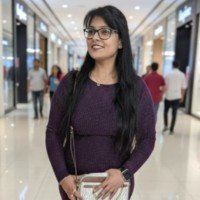
#> input picture src/profile_photo.png, 200 x 200 px, given in place of profile_photo.jpg, which was not available
$ python branded_footer.py
#> lines starting #> are read from the running program, lines starting #| are printed output that depends on the picture; after the words box and inside, x2 and y2 are one past the last pixel; in counts of white or black regions, pixels touching at a corner belong together; pictures that were not available may be replaced by others from this repository, and a replacement may not be noted
"""
branded_footer.py
=================
Adds a professional branded footer to diagram images.
Style: profile circle photo | Bold Name | tagline (2 lines) || Follow CTA
"""

import io
import os
from PIL import Image, ImageDraw, ImageFont

# ── Branding config ───────────────────────────────────────────────────────────

DEFAULT_AUTHOR   = "Komal Batra"
DEFAULT_TAGLINE  = "Microsoft Engineer · Turning AI Research into Production Reality"
DEFAULT_CTA      = "Follow for more AI & Engineering content"

# Split tagline into two balanced lines for better readability
TAGLINE_LINE1    = "Microsoft Engineer"
TAGLINE_LINE2    = "Turning AI Research into Production Reality"

# Colours
FOOTER_BG           = (235, 237, 255)
FOOTER_BORDER_TOP   = (99,  102, 241)
AVATAR_BG           = (99,  102, 241)
AVATAR_TEXT_COLOR   = (255, 255, 255)
NAME_COLOR          = (17,  24,  39)
TAGLINE_COLOR_1     = (99,  102, 241)   # indigo for line 1 (Microsoft Engineer)
TAGLINE_COLOR_2     = (75,  85,  99)    # grey for line 2
CTA_COLOR           = (99,  102, 241)
DIVIDER_COLOR       = (209, 213, 219)

_HERE = os.path.dirname(os.path.abspath(__file__))
PROFILE_PHOTO_CANDIDATES = [
    os.path.join(_HERE, "profile_photo.jpg"),
    os.path.join(_HERE, "profile_photo.png"),
    os.path.join(_HERE, "profile_photo.webp"),
]

# ── Font loader ───────────────────────────────────────────────────────────────

def _load_font(size, bold=False):
    candidates = (
        [
            "/usr/share/fonts/truetype/dejavu/DejaVuSans-Bold.ttf",
            "/usr/share/fonts/truetype/liberation/LiberationSans-Bold.ttf",
            "C:\\Windows\\Fonts\\segoeuib.ttf",
            "C:\\Windows\\Fonts\\arialbd.ttf",
        ]
        if bold else [
            "/usr/share/fonts/truetype/dejavu/DejaVuSans.ttf",
            "/usr/share/fonts/truetype/liberation/LiberationSans-Regular.ttf",
            "C:\\Windows\\Fonts\\segoeui.ttf",
            "C:\\Windows\\Fonts\\arial.ttf",
        ]
    )
    for path in candidates:
        try:
            return ImageFont.truetype(path, size)
        except Exception:
            pass
    return ImageFont.load_default()


# ── Profile photo loader ──────────────────────────────────────────────────────

def _load_profile_photo(diameter):
    for path in PROFILE_PHOTO_CANDIDATES:
        if os.path.exists(path):
            try:
                photo = Image.open(path).convert("RGBA")
                w, h  = photo.size
                side  = min(w, h)
                left  = (w - side) // 2
                top   = (h - side) // 2
                photo = photo.crop((left, top, left + side, top + side))
                photo = photo.resize((diameter, diameter), Image.LANCZOS)
                return photo
            except Exception:
                pass
    return None


def _paste_circle(canvas, image_rgba, cx, cy, r):
    diameter = r * 2
    mask = Image.new("L", (diameter, diameter), 0)
    ImageDraw.Draw(mask).ellipse([0, 0, diameter, diameter], fill=255)
    rgb = Image.new("RGB", (diameter, diameter), (255, 255, 255))
    if image_rgba.mode == "RGBA":
        rgb.paste(image_rgba.convert("RGB"), mask=image_rgba.split()[3])
    else:
        rgb.paste(image_rgba.convert("RGB"))
    canvas.paste(rgb, (cx - r, cy - r), mask)


def _draw_avatar(canvas, draw, cx, cy, r, name):
    # Glow ring
    draw.ellipse([cx-r-3, cy-r-3, cx+r+3, cy+r+3], fill=(179, 184, 255))
    # White border
    draw.ellipse([cx-r-1, cy-r-1, cx+r+1, cy+r+1], fill=(255, 255, 255))

    photo = _load_profile_photo(r * 2)
    if photo:
        _paste_circle(canvas, photo, cx, cy, r)
    else:
        draw.ellipse([cx-r, cy-r, cx+r, cy+r], fill=AVATAR_BG)
        initials = "".join(w[0].upper() for w in name.split()[:2])
        font = _load_font(max(12, r // 2), bold=True)
        bb   = draw.textbbox((0, 0), initials, font=font)
        draw.text(
            (cx - (bb[2]-bb[0])//2, cy - (bb[3]-bb[1])//2),
            initials, font=font, fill=AVATAR_TEXT_COLOR,
        )


# ── Main public function ──────────────────────────────────────────────────────

def add_branded_footer(
    img,
    author_name=DEFAULT_AUTHOR,
    tagline=DEFAULT_TAGLINE,
    cta=DEFAULT_CTA,
):
    width, height = img.size

    # Taller footer to give text room to breathe — min 90px
    footer_h = max(90, min(130, int(height * 0.12)))
    avatar_r = footer_h // 2 - 10

    # Font sizes — generous so nothing gets compressed
    name_fs  = max(18, int(width * 0.024))
    tag1_fs  = max(13, int(width * 0.016))   # "Microsoft Engineer" — slightly larger
    tag2_fs  = max(12, int(width * 0.014))   # full tagline line 2
    cta_fs   = max(12, int(width * 0.015))

    out  = Image.new("RGB", (width, height + footer_h), FOOTER_BG)
    out.paste(img, (0, 0))
    draw = ImageDraw.Draw(out)

    # Top accent border
    draw.rectangle([(0, height), (width, height + 4)], fill=FOOTER_BORDER_TOP)

    # ── Avatar ────────────────────────────────────────────────────────────────
    pad_left  = int(width * 0.025)
    avatar_cx = pad_left + avatar_r
    avatar_cy = height + footer_h // 2
    _draw_avatar(out, draw, avatar_cx, avatar_cy, avatar_r, author_name)

    # ── Name + 2-line tagline ─────────────────────────────────────────────────
    text_x = avatar_cx + avatar_r + 16

    font_name  = _load_font(name_fs,  bold=True)
    font_tag1  = _load_font(tag1_fs,  bold=True)    # bold for "Microsoft Engineer"
    font_tag2  = _load_font(tag2_fs,  bold=False)   # regular for tagline

    name_bb  = draw.textbbox((0, 0), author_name,  font=font_name)
    tag1_bb  = draw.textbbox((0, 0), TAGLINE_LINE1, font=font_tag1)
    tag2_bb  = draw.textbbox((0, 0), TAGLINE_LINE2, font=font_tag2)

    name_h   = name_bb[3]  - name_bb[1]
    tag1_h   = tag1_bb[3]  - tag1_bb[1]
    tag2_h   = tag2_bb[3]  - tag2_bb[1]

    # Stack: Name / Line1 / Line2 with small gaps
    line_gap = 4
    total_h  = name_h + line_gap + tag1_h + line_gap + tag2_h
    start_y  = height + (footer_h - total_h) // 2

    draw.text((text_x, start_y),                                    author_name,   font=font_name,  fill=NAME_COLOR)
    draw.text((text_x, start_y + name_h + line_gap),                TAGLINE_LINE1, font=font_tag1,  fill=TAGLINE_COLOR_1)
    draw.text((text_x, start_y + name_h + line_gap + tag1_h + line_gap), TAGLINE_LINE2, font=font_tag2, fill=TAGLINE_COLOR_2)

    # ── Vertical divider ──────────────────────────────────────────────────────
    divider_x = width // 2
    draw.line(
        [(divider_x, height + 16), (divider_x, height + footer_h - 16)],
        fill=DIVIDER_COLOR, width=1,
    )

    # ── CTA right side — 2 lines ──────────────────────────────────────────────
    font_cta  = _load_font(cta_fs, bold=False)
    words     = cta.split()
    mid       = len(words) // 2
    line1     = " ".join(words[:mid])
    line2     = " ".join(words[mid:])

    right_cx  = (divider_x + width) // 2

    bb1  = draw.textbbox((0, 0), line1, font=font_cta)
    bb2  = draw.textbbox((0, 0), line2, font=font_cta)
    h1   = bb1[3] - bb1[1]
    h2   = bb2[3] - bb2[1]
    cta_y = height + (footer_h - h1 - 6 - h2) // 2

    draw.text((right_cx - (bb1[2]-bb1[0])//2, cta_y),       line1, font=font_cta, fill=CTA_COLOR)
    draw.text((right_cx - (bb2[2]-bb2[0])//2, cta_y+h1+6),  line2, font=font_cta, fill=CTA_COLOR)

    return out


# ── Bytes wrapper ─────────────────────────────────────────────────────────────

def add_branded_footer_to_bytes(
    image_bytes,
    author_name=DEFAULT_AUTHOR,
    tagline=DEFAULT_TAGLINE,
    cta=DEFAULT_CTA,
):
    try:
        img = Image.open(io.BytesIO(image_bytes)).convert("RGBA")
        bg  = Image.new("RGBA", img.size, (255, 255, 255, 255))
        img = Image.alpha_composite(bg, img).convert("RGB")
        out = add_branded_footer(img, author_name=author_name, tagline=tagline, cta=cta)
        buf = io.BytesIO()
        out.save(buf, format="PNG")
        return buf.getvalue()
    except Exception as e:
        print(f"[branded_footer] Footer failed ({e}), returning original")
        return image_bytes


# ── Smoke test ────────────────────────────────────────────────────────────────

if __name__ == "__main__":
    test_img = Image.new("RGB", (900, 600), (240, 242, 255))
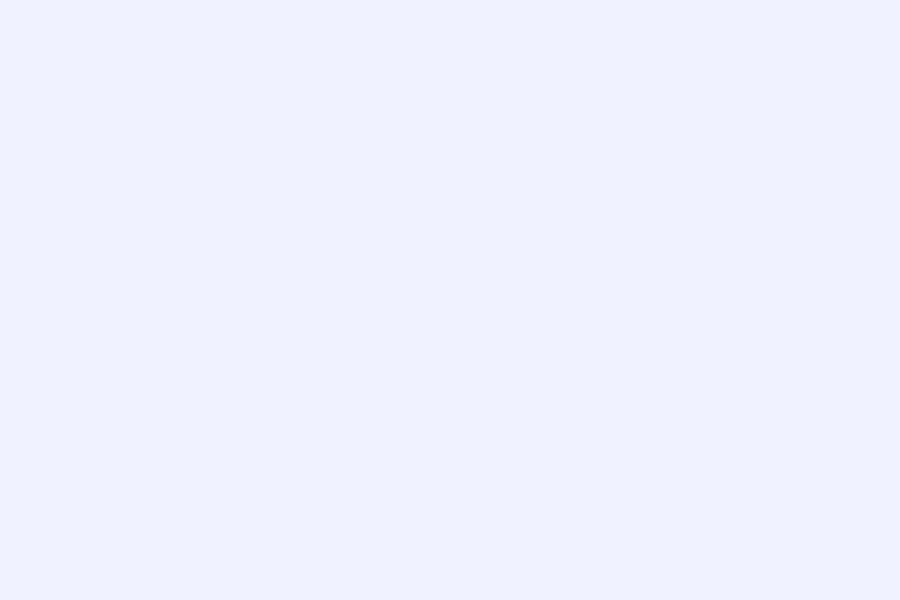
#> test_img: PIL image 900x600 RGB; mean R, G, B 240, 242, 255
    draw = ImageDraw.Draw(test_img)
    draw.rectangle([40, 40, 860, 560], outline=(99, 102, 241), width=3)
    try:
        font = ImageFont.truetype("/usr/share/fonts/truetype/dejavu/DejaVuSans-Bold.ttf", 28)
    except Exception:
        font = ImageFont.load_default()
    draw.text((250, 270), "Sample Diagram", fill=(50, 50, 80), font=font)

    out = add_branded_footer(test_img)
#> in add_branded_footer, `out  = Image.new("RGB", (width, height + footer_h), FOOTER_BG)`:
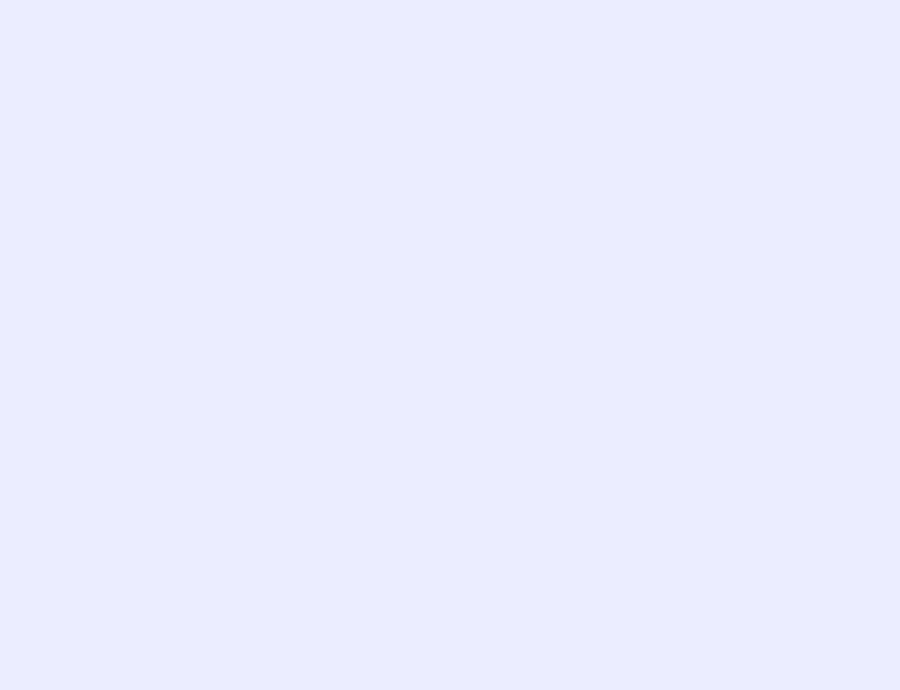
#> out: PIL image 900x690 RGB; mean R, G, B 235, 237, 255
#> in add_branded_footer, `out.paste(img, (0, 0))`:
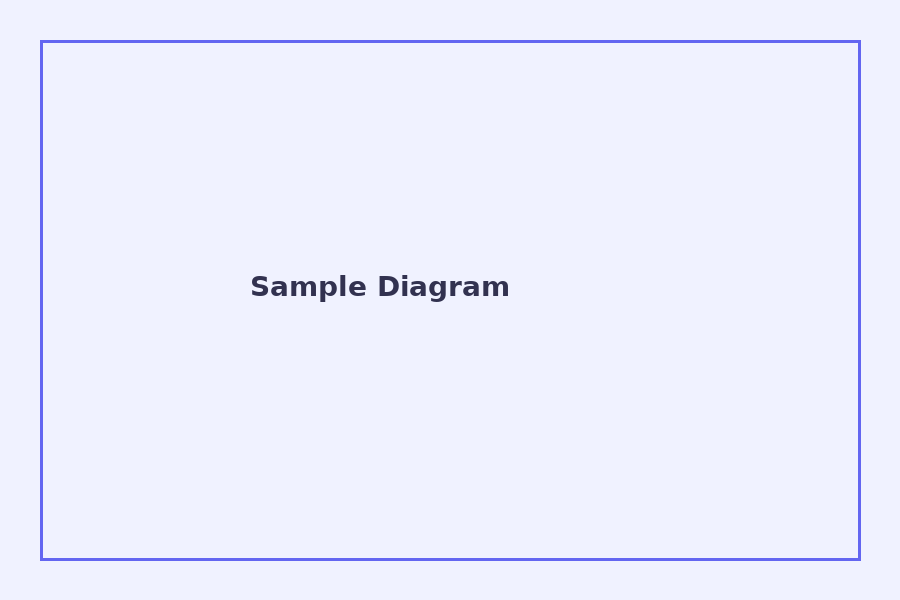
#> img: PIL image 900x600 RGB; mean R, G, B 237.1, 239.1, 254
#> in add_branded_footer, `out.paste(img, (0, 0))`:
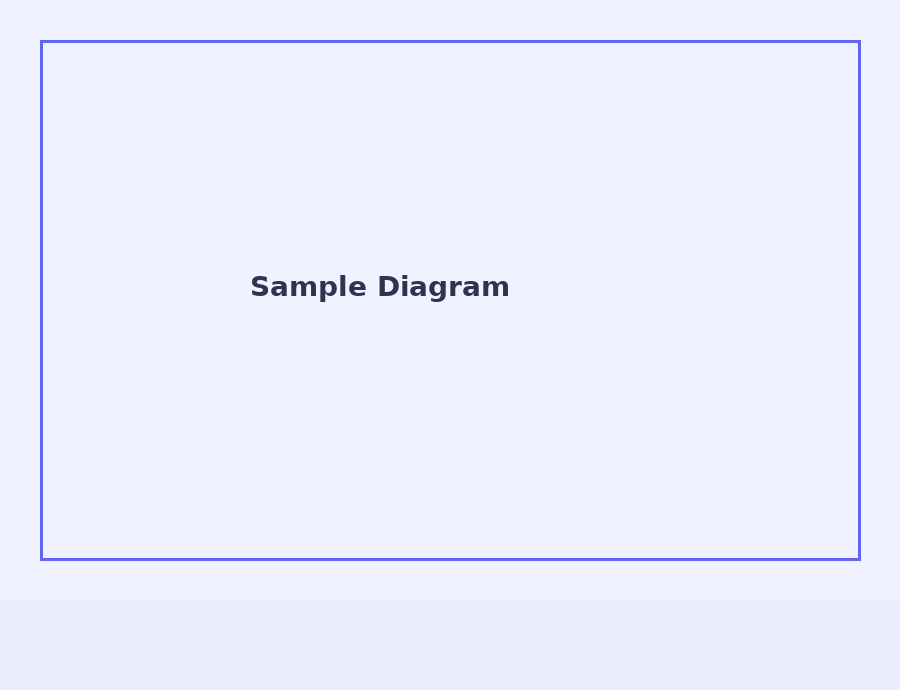
#> out: PIL image 900x690 RGB; mean R, G, B 236.8, 238.8, 254.2
#> in _load_profile_photo, `photo = photo.resize((diameter, diameter), Image.LANCZOS)`:
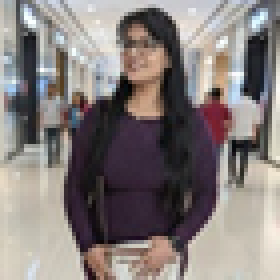
#> photo: PIL image 70x70 RGBA (shown 4 times larger); mean R, G, B, A 132.5, 124.9, 123, 255
#> in _paste_circle, `mask = Image.new("L", (diameter, diameter), 0)`: mask: PIL image 70x70 L; every value is 0
#> in _paste_circle, `ImageDraw.Draw(mask).ellipse([0, 0, diameter, diameter], fill=255)`:
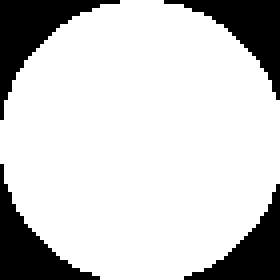
#> mask: PIL image 70x70 L (shown 4 times larger); 80% white; 4 black regions, box (x1, y1, x2, y2) and area: (0, 0, 30, 30) 275, (41, 0, 70, 25) 245, (0, 41, 25, 70) 245, (46, 46, 70, 70) 216
#> in _paste_circle, `rgb = Image.new("RGB", (diameter, diameter), (255, 255, 255))`: rgb: PIL image 70x70 RGB; every value is 255
#> in add_branded_footer, `name_bb  = draw.textbbox((0, 0), author_name,  font=font_name)`: name_bb = (0, 4, 146, 20)
#> in add_branded_footer, `tag1_bb  = draw.textbbox((0, 0), TAGLINE_LINE1, font=font_tag1)`: tag1_bb = (0, 2, 149, 16)
#> in add_branded_footer, `tag2_bb  = draw.textbbox((0, 0), TAGLINE_LINE2, font=font_tag2)`: tag2_bb = (-1, 2, 258, 15)
#> in add_branded_footer, `name_h   = name_bb[3]  - name_bb[1]`: name_h = 16
#> in add_branded_footer, `tag1_h   = tag1_bb[3]  - tag1_bb[1]`: tag1_h = 14
#> in add_branded_footer, `tag2_h   = tag2_bb[3]  - tag2_bb[1]`: tag2_h = 13
#> in add_branded_footer, `total_h  = name_h + line_gap + tag1_h + line_gap + tag2_h`: total_h = 51
#> in add_branded_footer, `start_y  = height + (footer_h - total_h) // 2`: start_y = 619
#> in add_branded_footer, `bb1  = draw.textbbox((0, 0), line1, font=font_cta)`: bb1 = (0, 2, 101, 13)
#> in add_branded_footer, `bb2  = draw.textbbox((0, 0), line2, font=font_cta)`: bb2 = (0, 3, 163, 16)
#> in add_branded_footer, `h1   = bb1[3] - bb1[1]`: h1 = 11
#> in add_branded_footer, `h2   = bb2[3] - bb2[1]`: h2 = 13
#> in add_branded_footer, `cta_y = height + (footer_h - h1 - 6 - h2) // 2`: cta_y = 630
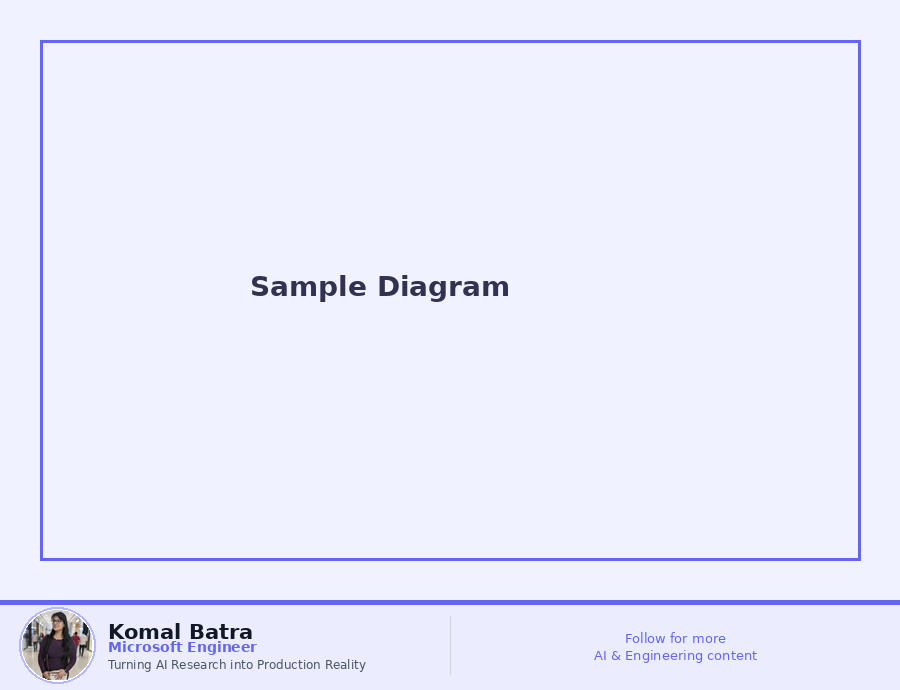
#> out: PIL image 900x690 RGB; mean R, G, B 234.3, 236.3, 252.6
    out.save("test_branded_footer.png")
    print(f"Saved: test_branded_footer.png ({out.size[0]}x{out.size[1]}px)")
#| Saved: test_branded_footer.png (900x690px)
    print(f"Footer height: {out.size[1] - 600}px")
#| Footer height: 90px
    photo_found = any(os.path.exists(p) for p in PROFILE_PHOTO_CANDIDATES)
    print(f"Profile photo: {'found ✅' if photo_found else 'using initials fallback'}")
